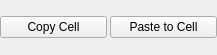
  <widget class="QDockWidget" name="dockWidget_8">
   <property name="minimumSize">
    <size>
     <width>217</width>
     <height>55</height>
    </size>
   </property>
   <property name="maximumSize">
    <size>
     <width>524287</width>
     <height>55</height>
    </size>
   </property>
   <property name="styleSheet">
    <string notr="true"/>
   </property>
   <property name="features">
    <set>QDockWidget::DockWidgetFloatable|QDockWidget::DockWidgetMovable</set>
   </property>
   <property name="windowTitle">
    <string>copy cut paste</string>
   </property>
   <attribute name="dockWidgetArea">
    <number>2</number>
   </attribute>
   <widget class="QWidget" name="dockWidgetContents_8">
    <layout class="QHBoxLayout" name="horizontalLayout_2">
     <property name="spacing">
      <number>3</number>
     </property>
     <property name="leftMargin">
      <number>0</number>
     </property>
     <property name="topMargin">
      <number>0</number>
     </property>
     <property name="rightMargin">
      <number>0</number>
     </property>
     <property name="bottomMargin">
      <number>0</number>
     </property>
     <item>
      <widget class="QPushButton" name="CopyPushButton">
       <property name="styleSheet">
        <string notr="true"/>
       </property>
       <property name="text">
        <string>Copy Cell</string>
       </property>
      </widget>
     </item>
     <item>
      <widget class="QPushButton" name="PastePushButton">
       <property name="styleSheet">
        <string notr="true"/>
       </property>
       <property name="text">
        <string>Paste to Cell</string>
       </property>
      </widget>
     </item>
    </layout>
   </widget>
  </widget>
